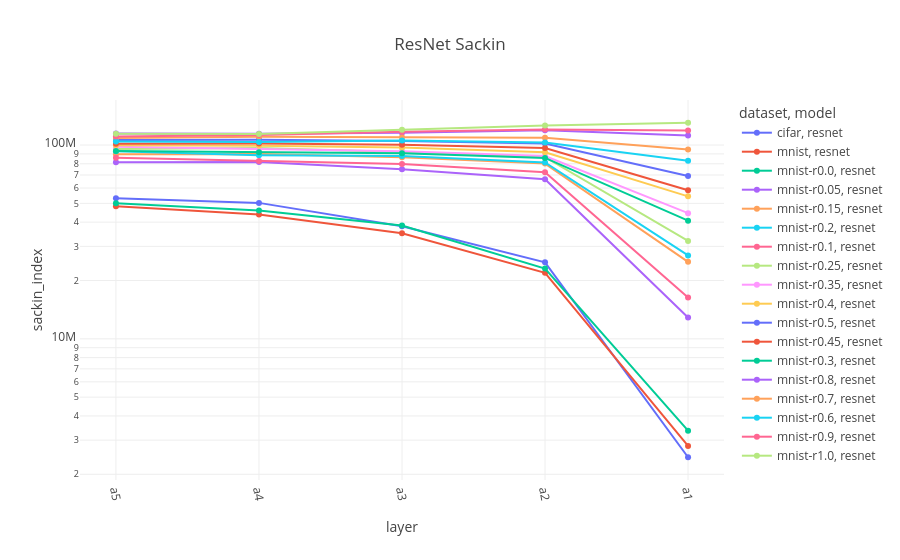

The code cell stored with this chart in its notebook:
### Code cell
fig = px.line(resnet, x="layer", y="sackin_index", color="dataset", symbol="model", color_discrete_sequence=px.colors.qualitative.Plotly, title="ResNet Sackin")
fig.update_xaxes(tickangle=80)
fig.update_yaxes(type="log")

### Figure 1 — Plotly figure (JSON) as saved in the notebook; plotly's stock layout.template omitted (floating-point values rounded to 4 significant figures)
{"data": [{"hovertemplate": "dataset=cifar<br>model=resnet<br>layer=%{x}<br>sackin_index=%{y}<extra></extra>", "legendgroup": "cifar, resnet", "line": {"color": "#636EFA", "dash": "solid"}, "marker": {"symbol": "circle"}, "mode": "lines+markers", "name": "cifar, resnet", "orientation": "v", "showlegend": true, "type": "scatter", "x": ["a5", "a4", "a3", "a2", "a1"], "xaxis": "x", "y": [53200000.0, 50280000.0, 38120000.0, 24830000.0, 2449000.0], "yaxis": "y"}, {"hovertemplate": "dataset=mnist<br>model=resnet<br>layer=%{x}<br>sackin_index=%{y}<extra></extra>", "legendgroup": "mnist, resnet", "line": {"color": "#EF553B", "dash": "solid"}, "marker": {"symbol": "circle"}, "mode": "lines+markers", "name": "mnist, resnet", "orientation": "v", "showlegend": true, "type": "scatter", "x": ["a5", "a4", "a3", "a2", "a1"], "xaxis": "x", "y": [48370000.0, 43850000.0, 35090000.0, 21890000.0, 2802000.0], "yaxis": "y"}, {"hovertemplate": "dataset=mnist-r0.0<br>model=resnet<br>layer=%{x}<br>sackin_index=%{y}<extra></extra>", "legendgroup": "mnist-r0.0, resnet", "line": {"color": "#00CC96", "dash": "solid"}, "marker": {"symbol": "circle"}, "mode": "lines+markers", "name": "mnist-r0.0, resnet", "orientation": "v", "showlegend": true, "type": "scatter", "x": ["a5", "a4", "a3", "a2", "a1"], "xaxis": "x", "y": [50050000.0, 45930000.0, 38420000.0, 23030000.0, 3359000.0], "yaxis": "y"}, {"hovertemplate": "dataset=mnist-r0.05<br>model=resnet<br>layer=%{x}<br>sackin_index=%{y}<extra></extra>", "legendgroup": "mnist-r0.05, resnet", "line": {"color": "#AB63FA", "dash": "solid"}, "marker": {"symbol": "circle"}, "mode": "lines+markers", "name": "mnist-r0.05, resnet", "orientation": "v", "showlegend": true, "type": "scatter", "x": ["a5", "a4", "a3", "a2", "a1"], "xaxis": "x", "y": [81380000.0, 81800000.0, 75040000.0, 66570000.0, 12890000.0], "yaxis": "y"}, {"hovertemplate": "dataset=mnist-r0.15<br>model=resnet<br>layer=%{x}<br>sackin_index=%{y}<extra></extra>", "legendgroup": "mnist-r0.15, resnet", "line": {"color": "#FFA15A", "dash": "solid"}, "marker": {"symbol": "circle"}, "mode": "lines+markers", "name": "mnist-r0.15, resnet", "orientation": "v", "showlegend": true, "type": "scatter", "x": ["a5", "a4", "a3", "a2", "a1"], "xaxis": "x", "y": [89510000.0, 89740000.0, 86360000.0, 80160000.0, 24950000.0], "yaxis": "y"}, {"hovertemplate": "dataset=mnist-r0.2<br>model=resnet<br>layer=%{x}<br>sackin_index=%{y}<extra></extra>", "legendgroup": "mnist-r0.2, resnet", "line": {"color": "#19D3F3", "dash": "solid"}, "marker": {"symbol": "circle"}, "mode": "lines+markers", "name": "mnist-r0.2, resnet", "orientation": "v", "showlegend": true, "type": "scatter", "x": ["a5", "a4", "a3", "a2", "a1"], "xaxis": "x", "y": [92950000.0, 88630000.0, 87700000.0, 81220000.0, 26920000.0], "yaxis": "y"}, {"hovertemplate": "dataset=mnist-r0.1<br>model=resnet<br>layer=%{x}<br>sackin_index=%{y}<extra></extra>", "legendgroup": "mnist-r0.1, resnet", "line": {"color": "#FF6692", "dash": "solid"}, "marker": {"symbol": "circle"}, "mode": "lines+markers", "name": "mnist-r0.1, resnet", "orientation": "v", "showlegend": true, "type": "scatter", "x": ["a5", "a4", "a3", "a2", "a1"], "xaxis": "x", "y": [85910000.0, 82620000.0, 79700000.0, 72350000.0, 16360000.0], "yaxis": "y"}, {"hovertemplate": "dataset=mnist-r0.25<br>model=resnet<br>layer=%{x}<br>sackin_index=%{y}<extra></extra>", "legendgroup": "mnist-r0.25, resnet", "line": {"color": "#B6E880", "dash": "solid"}, "marker": {"symbol": "circle"}, "mode": "lines+markers", "name": "mnist-r0.25, resnet", "orientation": "v", "showlegend": true, "type": "scatter", "x": ["a5", "a4", "a3", "a2", "a1"], "xaxis": "x", "y": [95450000.0, 96520000.0, 92130000.0, 86500000.0, 31980000.0], "yaxis": "y"}, {"hovertemplate": "dataset=mnist-r0.35<br>model=resnet<br>layer=%{x}<br>sackin_index=%{y}<extra></extra>", "legendgroup": "mnist-r0.35, resnet", "line": {"color": "#FF97FF", "dash": "solid"}, "marker": {"symbol": "circle"}, "mode": "lines+markers", "name": "mnist-r0.35, resnet", "orientation": "v", "showlegend": true, "type": "scatter", "x": ["a5", "a4", "a3", "a2", "a1"], "xaxis": "x", "y": [97930000.0, 95540000.0, 92720000.0, 87790000.0, 44490000.0], "yaxis": "y"}, {"hovertemplate": "dataset=mnist-r0.4<br>model=resnet<br>layer=%{x}<br>sackin_index=%{y}<extra></extra>", "legendgroup": "mnist-r0.4, resnet", "line": {"color": "#FECB52", "dash": "solid"}, "marker": {"symbol": "circle"}, "mode": "lines+markers", "name": "mnist-r0.4, resnet", "orientation": "v", "showlegend": true, "type": "scatter", "x": ["a5", "a4", "a3", "a2", "a1"], "xaxis": "x", "y": [99560000.0, 99120000.0, 97130000.0, 91740000.0, 54320000.0], "yaxis": "y"}, {"hovertemplate": "dataset=mnist-r0.5<br>model=resnet<br>layer=%{x}<br>sackin_index=%{y}<extra></extra>", "legendgroup": "mnist-r0.5, resnet", "line": {"color": "#636EFA", "dash": "solid"}, "marker": {"symbol": "circle"}, "mode": "lines+markers", "name": "mnist-r0.5, resnet", "orientation": "v", "showlegend": true, "type": "scatter", "x": ["a5", "a4", "a3", "a2", "a1"], "xaxis": "x", "y": [106000000.0, 106600000.0, 104700000.0, 101700000.0, 69260000.0], "yaxis": "y"}, {"hovertemplate": "dataset=mnist-r0.45<br>model=resnet<br>layer=%{x}<br>sackin_index=%{y}<extra></extra>", "legendgroup": "mnist-r0.45, resnet", "line": {"color": "#EF553B", "dash": "solid"}, "marker": {"symbol": "circle"}, "mode": "lines+markers", "name": "mnist-r0.45, resnet", "orientation": "v", "showlegend": true, "type": "scatter", "x": ["a5", "a4", "a3", "a2", "a1"], "xaxis": "x", "y": [101600000.0, 101900000.0, 100200000.0, 96550000.0, 58450000.0], "yaxis": "y"}, {"hovertemplate": "dataset=mnist-r0.3<br>model=resnet<br>layer=%{x}<br>sackin_index=%{y}<extra></extra>", "legendgroup": "mnist-r0.3, resnet", "line": {"color": "#00CC96", "dash": "solid"}, "marker": {"symbol": "circle"}, "mode": "lines+markers", "name": "mnist-r0.3, resnet", "orientation": "v", "showlegend": true, "type": "scatter", "x": ["a5", "a4", "a3", "a2", "a1"], "xaxis": "x", "y": [93230000.0, 91670000.0, 90580000.0, 85790000.0, 40720000.0], "yaxis": "y"}, {"hovertemplate": "dataset=mnist-r0.8<br>model=resnet<br>layer=%{x}<br>sackin_index=%{y}<extra></extra>", "legendgroup": "mnist-r0.8, resnet", "line": {"color": "#AB63FA", "dash": "solid"}, "marker": {"symbol": "circle"}, "mode": "lines+markers", "name": "mnist-r0.8, resnet", "orientation": "v", "showlegend": true, "type": "scatter", "x": ["a5", "a4", "a3", "a2", "a1"], "xaxis": "x", "y": [114600000.0, 114400000.0, 115700000.0, 119100000.0, 112000000.0], "yaxis": "y"}, {"hovertemplate": "dataset=mnist-r0.7<br>model=resnet<br>layer=%{x}<br>sackin_index=%{y}<extra></extra>", "legendgroup": "mnist-r0.7, resnet", "line": {"color": "#FFA15A", "dash": "solid"}, "marker": {"symbol": "circle"}, "mode": "lines+markers", "name": "mnist-r0.7, resnet", "orientation": "v", "showlegend": true, "type": "scatter", "x": ["a5", "a4", "a3", "a2", "a1"], "xaxis": "x", "y": [108600000.0, 110300000.0, 109600000.0, 109100000.0, 94700000.0], "yaxis": "y"}, {"hovertemplate": "dataset=mnist-r0.6<br>model=resnet<br>layer=%{x}<br>sackin_index=%{y}<extra></extra>", "legendgroup": "mnist-r0.6, resnet", "line": {"color": "#19D3F3", "dash": "solid"}, "marker": {"symbol": "circle"}, "mode": "lines+markers", "name": "mnist-r0.6, resnet", "orientation": "v", "showlegend": true, "type": "scatter", "x": ["a5", "a4", "a3", "a2", "a1"], "xaxis": "x", "y": [104100000.0, 103700000.0, 105600000.0, 102900000.0, 82980000.0], "yaxis": "y"}, {"hovertemplate": "dataset=mnist-r0.9<br>model=resnet<br>layer=%{x}<br>sackin_index=%{y}<extra></extra>", "legendgroup": "mnist-r0.9, resnet", "line": {"color": "#FF6692", "dash": "solid"}, "marker": {"symbol": "circle"}, "mode": "lines+markers", "name": "mnist-r0.9, resnet", "orientation": "v", "showlegend": true, "type": "scatter", "x": ["a5", "a4", "a3", "a2", "a1"], "xaxis": "x", "y": [110700000.0, 112500000.0, 117000000.0, 120300000.0, 118700000.0], "yaxis": "y"}, {"hovertemplate": "dataset=mnist-r1.0<br>model=resnet<br>layer=%{x}<br>sackin_index=%{y}<extra></extra>", "legendgroup": "mnist-r1.0, resnet", "line": {"color": "#B6E880", "dash": "solid"}, "marker": {"symbol": "circle"}, "mode": "lines+markers", "name": "mnist-r1.0, resnet", "orientation": "v", "showlegend": true, "type": "scatter", "x": ["a5", "a4", "a3", "a2", "a1"], "xaxis": "x", "y": [114200000.0, 113900000.0, 119800000.0, 126100000.0, 130300000.0], "yaxis": "y"}], "layout": {"legend": {"title": {"text": "dataset, model"}, "tracegroupgap": 0}, "title": {"text": "ResNet Sackin"}, "xaxis": {"anchor": "y", "domain": [0, 1], "tickangle": 80, "title": {"text": "layer"}}, "yaxis": {"anchor": "x", "domain": [0, 1], "title": {"text": "sackin_index"}, "type": "log"}}}
